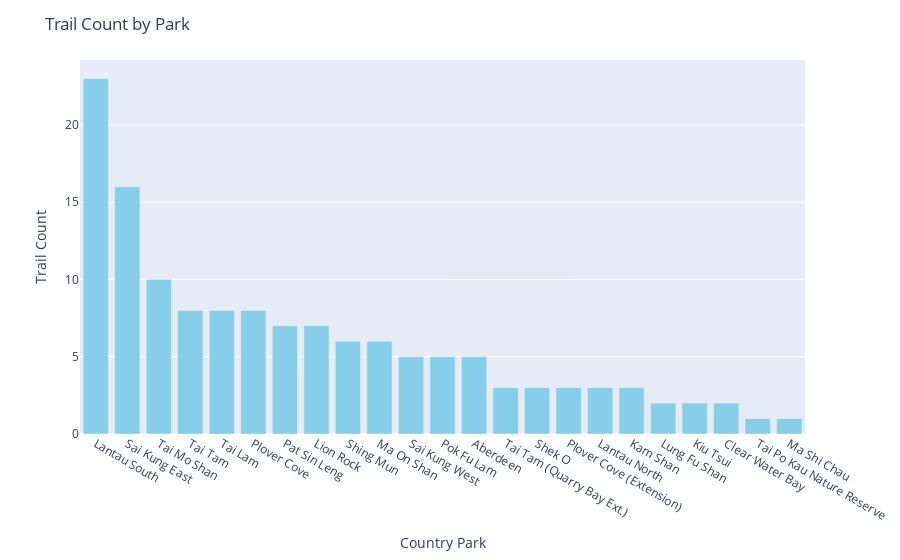

The notebook cell saved with this chart:
### Code cell
import plotly.express as px

# Connect to the database
conn = sqlite3.connect('data/hiking.db')

# Query the data
query1 = '''
SELECT p.park_name, COUNT(t.trail_name) AS trail_count
FROM Trail AS t
JOIN Park AS p ON t.park_id = p.park_id
GROUP BY p.park_name
ORDER BY trail_count DESC
'''

data = pd.read_sql_query(query1, conn)

# Create the stacked bar chart
fig = px.bar(data, x='park_name', y='trail_count', color_discrete_sequence=['skyblue'])
fig.update_layout(title='Trail Count by Park', 
                  xaxis_title='Country Park', 
                  yaxis_title='Trail Count')
fig.show()

### Figure 1 — Plotly figure (JSON) as saved in the notebook; plotly's stock layout.template omitted (floating-point values rounded to 4 significant figures)
{"data": [{"alignmentgroup": "True", "hovertemplate": "park_name=%{x}<br>trail_count=%{y}<extra></extra>", "legendgroup": "", "marker": {"color": "skyblue", "pattern": {"shape": ""}}, "name": "", "offsetgroup": "", "orientation": "v", "showlegend": false, "textposition": "auto", "type": "bar", "x": ["Lantau South", "Sai Kung East", "Tai Mo Shan", "Tai Tam", "Tai Lam", "Plover Cove", "Pat Sin Leng", "Lion Rock", "Shing Mun", "Ma On Shan", "Sai Kung West", "Pok Fu Lam", "Aberdeen", "Tai Tam (Quarry Bay Ext.)", "Shek O", "Plover Cove (Extension)", "Lantau North", "Kam Shan", "Lung Fu Shan", "Kiu Tsui", "Clear Water Bay", "Tai Po Kau Nature Reserve", "Ma Shi Chau"], "xaxis": "x", "y": [23, 16, 10, 8, 8, 8, 7, 7, 6, 6, 5, 5, 5, 3, 3, 3, 3, 3, 2, 2, 2, 1, 1], "yaxis": "y"}], "layout": {"barmode": "relative", "legend": {"tracegroupgap": 0}, "margin": {"t": 60}, "title": {"text": "Trail Count by Park"}, "xaxis": {"anchor": "y", "domain": [0, 1], "title": {"text": "Country Park"}}, "yaxis": {"anchor": "x", "domain": [0, 1], "title": {"text": "Trail Count"}}}}
